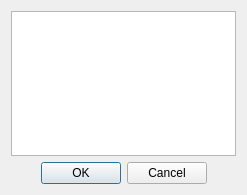
<?xml version="1.0" encoding="UTF-8"?>
<ui version="4.0">
 <class>Dialog</class>
 <widget class="QDialog" name="Dialog">
  <property name="geometry">
   <rect>
    <x>0</x>
    <y>0</y>
    <width>247</width>
    <height>195</height>
   </rect>
  </property>
  <property name="windowTitle">
   <string>Text Editor</string>
  </property>
  <layout class="QVBoxLayout" name="verticalLayout">
   <item>
    <widget class="QTextEdit" name="edit_text"/>
   </item>
   <item>
    <widget class="QDialogButtonBox" name="buttonBox">
     <property name="orientation">
      <enum>Qt::Horizontal</enum>
     </property>
     <property name="standardButtons">
      <set>QDialogButtonBox::Cancel|QDialogButtonBox::Ok</set>
     </property>
     <property name="centerButtons">
      <bool>true</bool>
     </property>
    </widget>
   </item>
  </layout>
 </widget>
 <resources/>
 <connections>
  <connection>
   <sender>buttonBox</sender>
   <signal>accepted()</signal>
   <receiver>Dialog</receiver>
   <slot>accept()</slot>
   <hints>
    <hint type="sourcelabel">
     <x>248</x>
     <y>254</y>
    </hint>
    <hint type="destinationlabel">
     <x>157</x>
     <y>274</y>
    </hint>
   </hints>
  </connection>
  <connection>
   <sender>buttonBox</sender>
   <signal>rejected()</signal>
   <receiver>Dialog</receiver>
   <slot>reject()</slot>
   <hints>
    <hint type="sourcelabel">
     <x>316</x>
     <y>260</y>
    </hint>
    <hint type="destinationlabel">
     <x>286</x>
     <y>274</y>
    </hint>
   </hints>
  </connection>
 </connections>
</ui>
